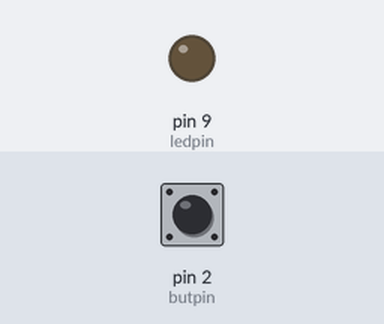
Simulated run of this sketch. Board: Arduino Uno, built with avr-gcc and run on an emulated ATmega328P. Parts: output pins drawn as LEDs (lit = HIGH). Inputs (shaded band) come from the test bench; at power-on: pin 2 (butpin) HIGH.

Above: at 1.2 s.
1.3 s: pin 2 (butpin) pulled LOW for 0.15 s
At 1.37 s:
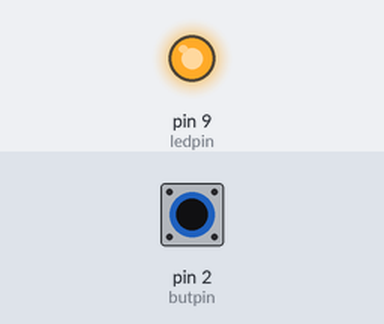
2.9 s: pin 2 (butpin) pulled LOW for 3.2 s
At 6.5 s:
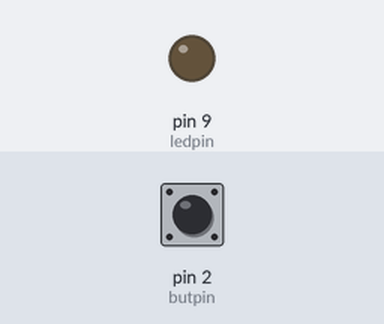
Timing chart, 0 to 8.0 s (numbered marks = the images above; inputs shaded):
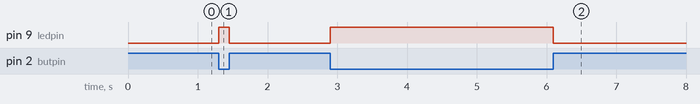

Measured:
- after the input at 1.3 s, pin 9 (ledpin): LOW → HIGH at once, → LOW 0.15 s later
- after the input at 2.9 s, pin 9 (ledpin): LOW → HIGH at once, → LOW 3.2 s later

The sketch:

button.ino
```cpp
const int ledpin=9;
const int butpin=2;
int state;
void setup(){
  pinMode(ledpin,OUTPUT);
  pinMode(butpin,INPUT_PULLUP);
}
void loop(){
  state=digitalRead(butpin);
  if(state==HIGH){
    digitalWrite(ledpin,LOW);
  }
  else{
    digitalWrite(ledpin,HIGH);
  }
}
```
